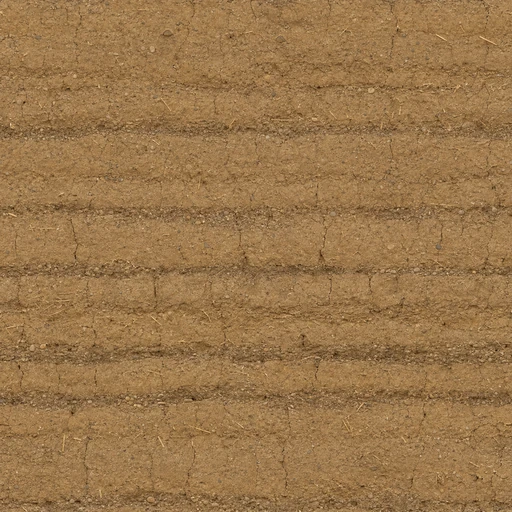
#> input picture Taierzhuang1938/Texture/Texture_AdobeBase.webp, 512 x 512 px, given in place of Texture_MissionSoilBase.webp, which was not available
$ python Script_BakeTerrainLayers.py
#> lines starting #> are read from the running program, lines starting #| are printed output that depends on the picture; pictures that were not available may be replaced by others from this repository, and a replacement may not be noted
"""把生成的地形反照率烘成分层地形材质要的三张图（Base / Normal / Orh）。

用法（仓库根执行）：
    python Taierzhuang1938/_import/Script_BakeTerrainLayers.py \
        --source Taierzhuang1938/_shots/TerrainLayers/Source

源图：底土取仓库现有的 Texture/Texture_MissionSoilBase.webp（层表 source 字段）；其余三层是
1024² 的俯视反照率 Gen_<Layer>.png（Lovart 生成，提示词与来源见 docs/Data_TerrainLayers.md）。源图只留本地忽略目录，不进仓库；进仓库的是本脚本
和它产出的 Texture/Texture_Terrain<Layer>{Base,Normal,Orh}.webp。

为什么只生成反照率、其余几张自己推：法线 / AO / 粗糙度 / 高度都从同一张高度场
推出来，四张图逐像素对齐，而且法线的坐标约定由这里定死（见 NormalFromHeight），
着色器那边不用猜 OpenGL / DirectX、也不用猜 flipY。

每层做六件事，顺序不能换：
  1. 低频拉平 —— 按周期边界（FFT）求 σ≈90 px 的低通，逐通道除掉。一张图在地形上
     重复几百遍，图内哪怕 3% 的明暗斑，远处都会排成网格（第一关原来的「马赛克」
     一半就是这个）。
  2. 无缝 —— 半图偏移的交叉淡化；过渡带的掩码按两份高度的差来切，交界是一团团
     土块的形状，不是一条半透明的叠影带。
  2b. 行列拉平 —— 逐行、逐列均值除以自身的滑动平均（见 FlattenRowsAndColumns）。
  3. 定色 —— 按层表把均值与对比度拉到目标值（sRGB 空间均值）。目标值按旧地面
     「贴图 × 顶点色」在画面上的实际亮度与色相定（旧地面线性空间 b/g ≈ 0.5），
     换材质不许让整个画面变亮变暗。第一版按生成图原色取 b/g ≈ 0.65，天光一照
     整片地发灰发蓝，实拍比旧地面亮 12%——色相与亮度两样都要对齐。
  4. 高度 —— 亮度的两档带通（细颗粒 + 土块）归一化到 0..1。
  5. 法线 / AO / 粗糙度 —— 全部从高度推。
"""
import argparse
import os

import numpy as np
from PIL import Image

HERE = os.path.dirname(os.path.abspath(__file__))
PROJECT = os.path.dirname(HERE)
SIZE = 1024
# 法线与 Orh 半分辨率：一层 2.6 m 平铺下 512 px 仍是 5 mm 一个纹素，而下载量少一半多
# （Pages 线上 0.5 MB/s，见 docs/Data_TerrainLayers.md 的体积账）。反照率保持 1024。
DATA_SIZE = 512

# tileM 必须与 Data_Tuning_Terrain.TERRAIN_SETS.MissionPlain 同步（法线斜率按米算）。
LAYERS = {
    # 底土沿用仓库里已经在用的第一关土壤图（Texture_MissionSoilBase.webp，2026-09-16 imagegen），
    # 只重做无缝、低频拉平与法线/AO/粗糙度。它近看有卵石和草梗，比新生成的细土耐看；
    # 远处的马赛克是平铺方式的问题，不是这张图的问题。
    "FieldSoil": dict(source="Texture/Texture_MissionSoilBase.webp", tileM=2.0,
                      mean=(0.416, 0.362, 0.268), contrast=0.100, reliefM=0.016,
                      rough=0.91, roughVar=0.05, ao=0.42),
    "CartTrack": dict(tileM=3.1, mean=(0.478, 0.433, 0.352), contrast=0.072, reliefM=0.007,
                      rough=0.84, roughVar=0.06, ao=0.30),
    "DryStubble": dict(tileM=2.3, mean=(0.414, 0.369, 0.260), contrast=0.098, reliefM=0.018,
                       rough=0.94, roughVar=0.04, ao=0.55),
    # 2026-09-26: Notion concept 07 bare cut earth; neutral umber, compact fines and embedded stones.
    "SpoilEarth": dict(tileM=2.1, mean=(0.380, 0.318, 0.237), contrast=0.084, reliefM=0.055,
                       rough=0.94, roughVar=0.035, ao=0.56),
}


def SrgbToLinear(c):
    return np.where(c <= 0.04045, c / 12.92, ((c + 0.055) / 1.055) ** 2.4)


def LinearToSrgb(c):
    c = np.clip(c, 0, 1)
    return np.where(c <= 0.0031308, c * 12.92, 1.055 * c ** (1 / 2.4) - 0.055)


def GaussianPeriodic(img, sigma):
    """周期边界的高斯模糊（FFT）。输入 H×W 或 H×W×C。"""
    h, w = img.shape[:2]
    fy = np.fft.fftfreq(h)[:, None]
    fx = np.fft.fftfreq(w)[None, :]
    kernel = np.exp(-2 * (np.pi * sigma) ** 2 * (fx * fx + fy * fy))
    if img.ndim == 2:
        return np.real(np.fft.ifft2(np.fft.fft2(img) * kernel))
    return np.stack([np.real(np.fft.ifft2(np.fft.fft2(img[..., c]) * kernel)) for c in range(img.shape[2])], -1)


def Luminance(lin):
    return lin[..., 0] * 0.2126 + lin[..., 1] * 0.7152 + lin[..., 2] * 0.0722


def FlattenLowFrequency(lin, sigma=90):
    low = GaussianPeriodic(lin, sigma)
    mean = lin.mean((0, 1), keepdims=True)
    return np.clip(lin * mean / np.maximum(low, 1e-4), 0, 1)


def FlattenRowsAndColumns(lin, window=21):
    """逐行 / 逐列的均值拉平（可分离，周期边界）。

    平铺后最显眼的是**整行整列**的明暗：一行略暗的像素重复几百遍就是一条横纹。
    σ 90 的低通管不到比它窄的带子（交叉淡化带、源图自带的扫描条纹都在 20–60 px 量级），
    这里把行均值、列均值各自对一个 21 px 的周期滑动平均取比值再除掉，只动一维带状分量。
    """
    lum = Luminance(lin)
    mean = lum.mean()

    def Ratio(profile):
        padded = np.concatenate([profile[-window:], profile, profile[:window]])
        kernel = np.ones(window) / window
        smooth = np.convolve(padded, kernel, mode="same")[window:-window]
        # 保留比窗口更宽的缓变（上一步低通已处理），只拉平窄带
        return np.maximum(profile, 1e-4) / np.maximum(smooth, 1e-4) * (smooth / mean)

    rows = Ratio(lum.mean(1))
    lin = lin / rows[:, None, None]
    cols = Ratio(Luminance(lin).mean(0))
    return np.clip(lin / cols[None, :, None], 0, 1)


def HeightFrom(lin):
    lum = Luminance(lin)
    fine = GaussianPeriodic(lum, 1.2) - GaussianPeriodic(lum, 6)
    clod = GaussianPeriodic(lum, 5) - GaussianPeriodic(lum, 38)
    h = 0.45 * fine / max(fine.std(), 1e-6) + 0.55 * clod / max(clod.std(), 1e-6)
    lo, hi = np.percentile(h, 0.8), np.percentile(h, 99.2)
    return np.clip((h - lo) / max(hi - lo, 1e-6), 0, 1)


def MakeSeamless(lin, band=150, seed=7):
    """半图偏移 + 按高度切的交叉淡化。返回边缘可无缝平铺的图。

    两处都是为了不在图边留下一圈「更平滑的带子」（平铺后那就是一张网格）：
      · 掩码几乎是二值的，边界沿一张中尺度噪声的等值线走；高度差只轻轻推一把
        （让交界多少顺着土块边缘）。**不能让高度差主导**：「谁高谁在上」等于
        在过渡带里挑亮的那份，实测带子整体亮 4%，平铺后就是一圈亮框；
      · 剩下那一窄条真正混合的像素走方差保持混合（Heitz & Neyret 2018）：
        两张不相关的纹理线性平均，对比度会掉到 1/√2，(a·t + b·(1-t)) 要除以
        √(t² + (1-t)²) 再加回均值。
    """
    h, w = lin.shape[:2]
    shifted = np.roll(lin, (h // 2, w // 2), (0, 1))
    ha, hb = HeightFrom(lin), HeightFrom(shifted)
    y = np.arange(h)[:, None]
    x = np.arange(w)[None, :]
    edge = np.minimum(np.minimum(x, w - 1 - x), np.minimum(y, h - 1 - y)).astype(float)
    # 离边缘 band 像素以内逐渐交给偏移图（它的边缘是原图的中心，天然连续）。
    rng = np.random.default_rng(seed)
    wobble = GaussianPeriodic(rng.standard_normal((h, w)), 22)
    wobble /= max(np.abs(wobble).max(), 1e-6)
    t = np.clip(edge / band + wobble * 0.3, 0, 1)
    t = np.clip((t - 0.5) * 7.0 + 0.5 + (ha - hb) * 0.6, 0, 1)
    t = t * t * (3 - 2 * t)
    mean = lin.mean((0, 1), keepdims=True)
    tt = t[..., None]
    mixed = (lin - mean) * tt + (shifted - mean) * (1 - tt)
    mixed /= np.sqrt(tt * tt + (1 - tt) ** 2)
    return np.clip(mixed + mean, 0, 1)


def EdgeBrightnessSwing(srgb):
    """亮度按「离图边距离」的剖面：最亮一档与最暗一档之差（相对均值）。平铺后它就是网格。"""
    lum = srgb.mean(2)
    n = lum.shape[0]
    d = np.minimum(np.arange(n), n - 1 - np.arange(n))
    rows, cols = lum.mean(1), lum.mean(0)
    prof = np.array([(rows[(d >= k) & (d < k + 16)].mean() + cols[(d >= k) & (d < k + 16)].mean()) / 2
                     for k in range(0, n // 2, 16)])
    return float((prof.max() - prof.min()) / lum.mean())


def BorderContrastRatio(srgb, width=48):
    """边缘带（平铺后就是接缝两侧）与图内部的局部对比度之比。1.0 = 看不出网格。"""
    lum = srgb.mean(2)
    detail = lum - GaussianPeriodic(lum, 3)
    local = np.sqrt(GaussianPeriodic(detail * detail, 6))
    rows = local.mean(1)
    cols = local.mean(0)
    n = len(rows)
    border = np.concatenate([rows[:width], rows[n - width:], cols[:width], cols[n - width:]])
    inner = np.concatenate([rows[n // 4: 3 * n // 4], cols[n // 4: 3 * n // 4]])
    # 取最弱的那几行：一条细带子就足以在远处排成网格
    return float(np.percentile(border, 5) / np.median(inner))


def MatchTone(lin, mean_srgb, contrast):
    """把 sRGB 空间的均值与亮度标准差拉到目标。"""
    srgb = LinearToSrgb(lin)
    lum = srgb.mean(2, keepdims=True)
    dev = srgb - srgb.mean((0, 1), keepdims=True)
    scale = contrast / max(float(lum.std()), 1e-6)
    out = np.asarray(mean_srgb)[None, None, :] + dev * scale
    return np.clip(out, 0, 1)


def Downsample(a):
    f = a.shape[0] // DATA_SIZE
    if f <= 1:
        return a
    shape = (DATA_SIZE, f, DATA_SIZE, f) + a.shape[2:]
    return a.reshape(shape).mean((1, 3))


def NormalFromHeight(height, relief_m, tile_m):
    """切线空间法线。**约定**：x = -dh/d列（图像向右），y = -dh/d行（图像向下）。

    着色器按 uv = 世界 (x, z) / 平铺米数 采样、纹理 flipY = false，于是图像向右 = 世界 +X、
    图像向下 = 世界 +Z，扰动向量直接是 vec3(n.x, 0, n.y)。存储：rgb = n * 0.5 + 0.5。
    """
    px = tile_m / height.shape[1]
    hm = height * relief_m
    gx = (np.roll(hm, -1, 1) - np.roll(hm, 1, 1)) / (2 * px)
    gy = (np.roll(hm, -1, 0) - np.roll(hm, 1, 0)) / (2 * px)
    n = np.stack([-gx, -gy, np.ones_like(gx)], -1)
    n /= np.linalg.norm(n, axis=-1, keepdims=True)
    return n


def Bake(name, spec, source_dir, out_dir, preview_dir):
    path = os.path.join(PROJECT, spec["source"]) if spec.get("source") else os.path.join(source_dir, f"Gen_{name}.png")
    src = Image.open(path).convert("RGB")
    if src.size != (SIZE, SIZE):
        side = min(src.size)
        left, top = (src.size[0] - side) // 2, (src.size[1] - side) // 2
        src = src.crop((left, top, left + side, top + side)).resize((SIZE, SIZE), Image.LANCZOS)
    lin = SrgbToLinear(np.asarray(src).astype(np.float64) / 255)
    lin = FlattenLowFrequency(lin)
    lin = MakeSeamless(lin)
    lin = FlattenLowFrequency(lin)
    lin = FlattenRowsAndColumns(lin)
    srgb = MatchTone(lin, spec["mean"], spec["contrast"])
    height = HeightFrom(SrgbToLinear(srgb))
    normal = NormalFromHeight(height, spec["reliefM"], spec["tileM"])
    # 先在全分辨率上推法线再下采样（面积平均后重新归一化）：直接在 512 的高度上求导
    # 会丢掉一半细颗粒的坡度。
    normal = Downsample(normal)
    normal /= np.linalg.norm(normal, axis=-1, keepdims=True)
    height_full = height
    height = Downsample(height)
    # 腔体遮蔽：比周围低多少，按层给强度；下限 0.45 防止远处整片发黑。
    cavity = np.clip(GaussianPeriodic(height, 7) - height, 0, 1)
    broad = np.clip(GaussianPeriodic(height, 28) - GaussianPeriodic(height, 3), 0, 1)
    ao = np.clip(1 - spec["ao"] * (cavity * 2.6 + broad * 1.2), 0.45, 1)
    rough = np.clip(spec["rough"] + spec["roughVar"] * (height - 0.5) * 2 - (1 - ao) * 0.05, 0.6, 0.99)

    def U8(a):
        return (np.clip(a, 0, 1) * 255 + 0.5).astype(np.uint8)

    base = Image.fromarray(U8(srgb))
    norm = Image.fromarray(U8(normal * 0.5 + 0.5))
    orh = Image.fromarray(U8(np.stack([ao, rough, height], -1)))
    stem = os.path.join(out_dir, f"Texture_Terrain{name}")
    base.save(f"{stem}Base.webp", quality=84, method=6)
    norm.save(f"{stem}Normal.webp", quality=90, method=6, use_sharp_yuv=True)
    orh.save(f"{stem}Orh.webp", quality=90, method=6, use_sharp_yuv=True)
    if preview_dir:
        tile = Image.new("RGB", (SIZE * 3, SIZE * 3))
        for i in range(3):
            for j in range(3):
                tile.paste(base, (i * SIZE, j * SIZE))
        tile.resize((1024, 1024), Image.LANCZOS).save(os.path.join(preview_dir, f"Tile3x3_{name}.png"))
    sizes = {k: os.path.getsize(f"{stem}{k}.webp") for k in ("Base", "Normal", "Orh")}
    seam = float(np.abs(srgb[:, 0] - srgb[:, -1]).mean())
    border = BorderContrastRatio(srgb)
    swing = EdgeBrightnessSwing(srgb)
    interior = float(np.abs(srgb[:, 511] - srgb[:, 512]).mean())
    print(f"{name:11s} mean={srgb.mean((0, 1)).round(3)} seamLR={seam:.4f} interior={interior:.4f} border={border:.3f} swing={swing:.3f} "
          f"ao={ao.mean():.3f} rough={rough.mean():.3f} h={height_full.mean():.3f} bytes={sizes} total={sum(sizes.values())}")


def main():
    parser = argparse.ArgumentParser()
    parser.add_argument("--source", default=os.path.join(PROJECT, "_shots", "TerrainLayers", "Source"))
    parser.add_argument("--out", default=os.path.join(PROJECT, "Texture"))
    parser.add_argument("--preview", default=os.path.join(PROJECT, "_shots", "TerrainLayers", "Preview"))
    parser.add_argument("--only", default="")
    args = parser.parse_args()
    os.makedirs(args.preview, exist_ok=True)
    for name, spec in LAYERS.items():
        if args.only and name not in args.only.split(","):
            continue
        Bake(name, spec, args.source, args.out, args.preview)
#> in Bake, src is the input picture: PIL image 512x512 RGB; mean R, G, B 154.6, 118.8, 75.5
#> in FlattenLowFrequency, `mean = lin.mean((0, 1), keepdims=True)`: mean = [[0.331, 0.188, 0.0743]]
#> in HeightFrom, `h = 0.45 * fine / max(fine.std(), 1e-6) + 0.55 * clod / max(clod.std()..`:
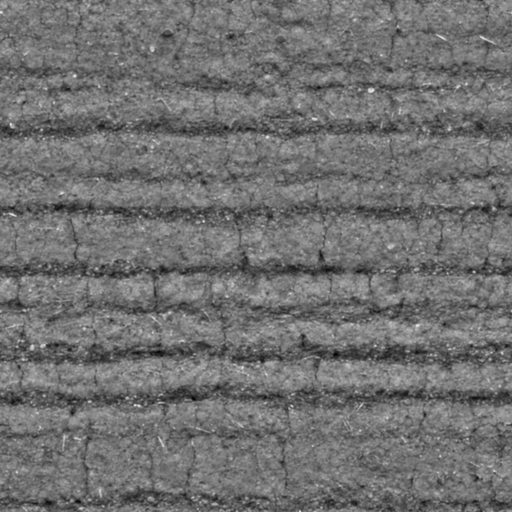
#> h: shape (1024, 1024) float64 (shown at 1/2 size); min -3.72, max 4.65, mean -1.42e-19; drawn with min black and max white
#> in HeightFrom, `lo, hi = np.percentile(h, 0.8), np.percentile(h, 99.2)`: lo = -2.15; hi = 1.76
#> in HeightFrom (call 2), `h = 0.45 * fine / max(fine.std(), 1e-6) + 0.55 * clod / max(clod.std()..`:
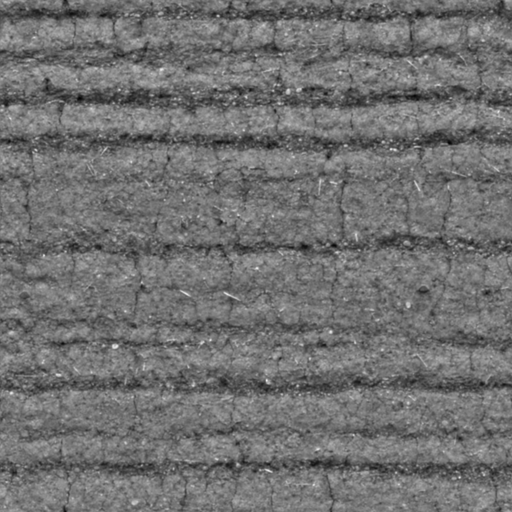
#> h: shape (1024, 1024) float64 (shown at 1/2 size); min -3.72, max 4.65, mean -1.08e-18; drawn with min black and max white
#> in MakeSeamless, `t = np.clip((t - 0.5) * 7.0 + 0.5 + (ha - hb) * 0.6, 0, 1)`:
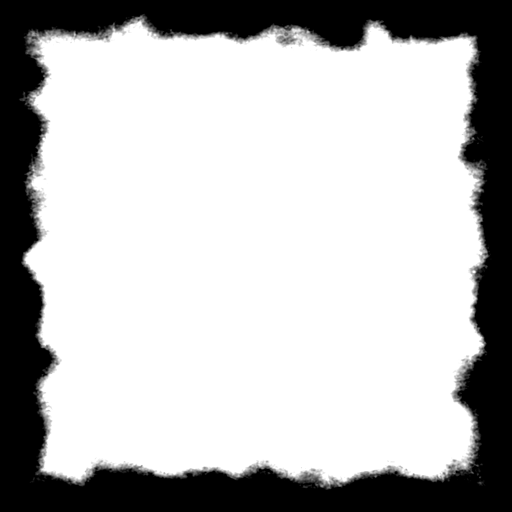
#> t: shape (1024, 1024) float64 (shown at 1/2 size); min 0, max 1, mean 0.725
#> in MakeSeamless, `mean = lin.mean((0, 1), keepdims=True)`: mean = [[0.331, 0.188, 0.0743]]
#> in MakeSeamless, `mixed = (lin - mean) * tt + (shifted - mean) * (1 - tt)`:
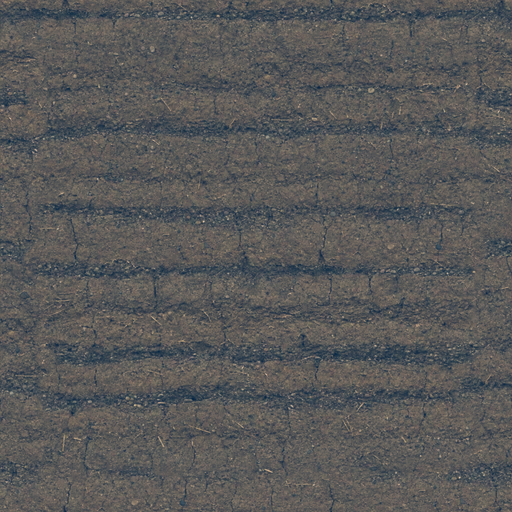
#> mixed: shape (1024, 1024, 3) float64 (shown at 1/2 size); mean R, G, B 0.00186, 0.00129, 0.000701; drawn with min black and max white
#> in FlattenRowsAndColumns, `mean = lum.mean()`: mean = 0.211
#> in Ratio, `padded = np.concatenate([profile[-window:], profile, profile[:window]])`: padded = 1066 values, max 0.241 at index 89, min 0.154 at index 52, mean 0.211
#> in Ratio, `smooth = np.convolve(padded, kernel, mode="same")[window:-window]`: smooth = 1024 values, max 0.234 at index 61, min 0.165 at index 28, mean 0.211
#> in FlattenRowsAndColumns, `rows = Ratio(lum.mean(1))`: rows = 1024 values, max 1.14 at index 68, min 0.729 at index 31, mean 1
#> in FlattenRowsAndColumns, `cols = Ratio(Luminance(lin).mean(0))`: cols = 1024 values, max 1.07 at index 82, min 0.961 at index 142, mean 1
#> in MatchTone, `dev = srgb - srgb.mean((0, 1), keepdims=True)`:
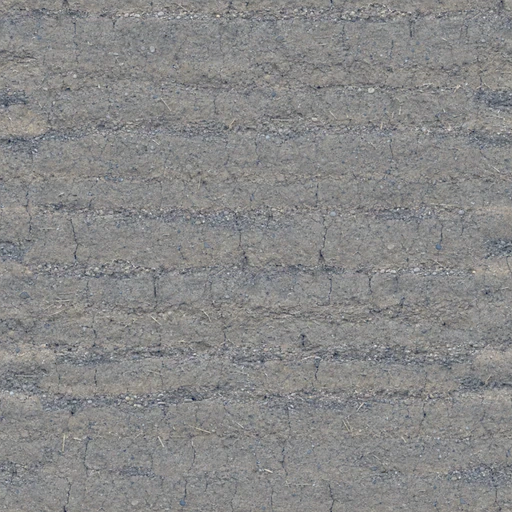
#> dev: shape (1024, 1024, 3) float64 (shown at 1/2 size); mean R, G, B -1.7e-14, -1.43e-14, -2.42e-15; drawn with min black and max white
#> in MatchTone, `scale = contrast / max(float(lum.std()), 1e-6)`: scale = 1.8
#> in MatchTone, `out = np.asarray(mean_srgb)[None, None, :] + dev * scale`:
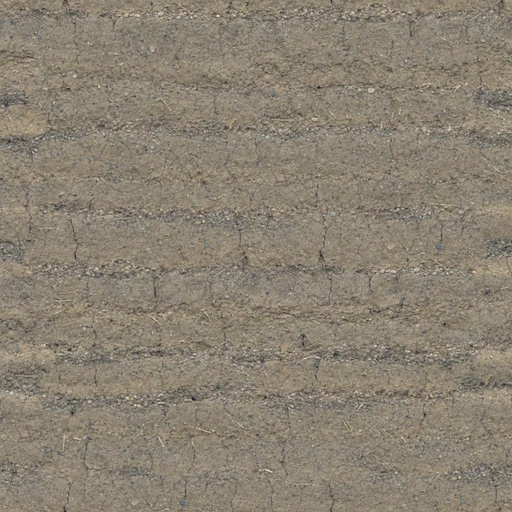
#> out: shape (1024, 1024, 3) float64 (shown at 1/2 size); mean R, G, B 0.416, 0.362, 0.268; drawn with min black and max white
#> in HeightFrom (call 3), `fine = GaussianPeriodic(lum, 1.2) - GaussianPeriodic(lum, 6)`:
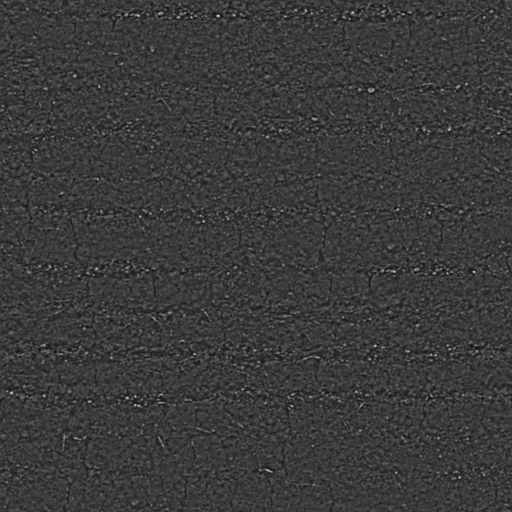
#> fine: shape (1024, 1024) float64 (shown at 1/2 size); min -0.161, max 0.536, mean 3.81e-21; drawn with min black and max white
#> in HeightFrom (call 3), `lo, hi = np.percentile(h, 0.8), np.percentile(h, 99.2)`: lo = -1.83; hi = 2.5
#> in Bake, `seam = float(np.abs(srgb[:, 0] - srgb[:, -1]).mean())`: seam = 0.0504
#> in BorderContrastRatio, `rows = local.mean(1)`: rows = 1024 values, max 0.11 at index 28, min 0.0582 at index 994, mean 0.0757
#> in BorderContrastRatio, `cols = local.mean(0)`: cols = 1024 values, max 0.0813 at index 536, min 0.0699 at index 351, mean 0.0757
#> in BorderContrastRatio, `n = len(rows)`: n = 1024
#> in BorderContrastRatio, `border = np.concatenate([rows[:width], rows[n - width:], cols[:width],..`: border = 192 values, max 0.11 at index 28, min 0.0582 at index 66, mean 0.076
#> in BorderContrastRatio, `inner = np.concatenate([rows[n // 4: 3 * n // 4], cols[n // 4: 3 * n /..`: inner = 1024 values, max 0.104 at index 453, min 0.0606 at index 57, mean 0.0762
#> in Bake, `border = BorderContrastRatio(srgb)`: border = 0.781
#> in EdgeBrightnessSwing, `rows, cols = lum.mean(1), lum.mean(0)`: rows = 1024 values, max 0.354 at index 904, min 0.339 at index 704, mean 0.349; cols = 1024 values, max 0.352 at index 433, min 0.346 at index 47, mean 0.349
#> in EdgeBrightnessSwing, `prof = np.array([(rows[(d >= k) & (d < k + 16)].mean() + cols[(d >= k)..`: prof = 32 values, max 0.351 at index 4, min 0.347 at index 15, mean 0.349
#> in Bake, `swing = EdgeBrightnessSwing(srgb)`: swing = 0.0109
#> in Bake, `interior = float(np.abs(srgb[:, 511] - srgb[:, 512]).mean())`: interior = 0.054
#| FieldSoil   mean=[0.416 0.362 0.268] seamLR=0.0504 interior=0.0540 border=0.781 swing=0.011 ao=0.917 rough=0.898 h=0.422 bytes={'Base': 249312, 'Normal': 155208, 'Orh': 85456} total=489976


if __name__ == "__main__":
#> (the run stopped early here; a loop or call above may not have finished)
